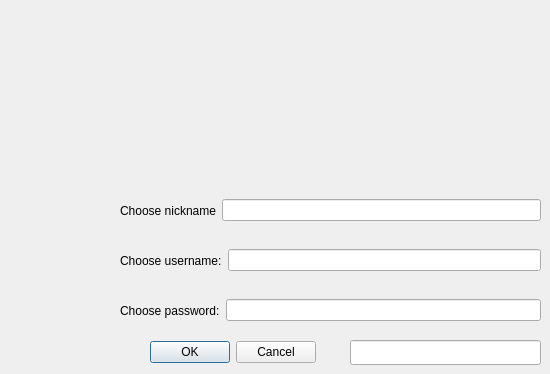
    <widget class="QWidget" name="SignUpPage">
     <widget class="QLabel" name="label_9">
      <property name="geometry">
       <rect>
        <x>250</x>
        <y>30</y>
        <width>141</width>
        <height>131</height>
       </rect>
      </property>
      <property name="text">
       <string/>
      </property>
      <property name="pixmap">
       <pixmap>../images/300819-Wickes-Log-In-TradePro-Icon.png</pixmap>
      </property>
      <property name="scaledContents">
       <bool>true</bool>
      </property>
     </widget>
     <widget class="QWidget" name="horizontalLayoutWidget_6">
      <property name="geometry">
       <rect>
        <x>120</x>
        <y>240</y>
        <width>421</width>
        <height>41</height>
       </rect>
      </property>
      <layout class="QHBoxLayout" name="horizontalLayout_6">
       <item>
        <widget class="QLabel" name="label_10">
         <property name="text">
          <string>Choose username:</string>
         </property>
        </widget>
       </item>
       <item>
        <widget class="QLineEdit" name="username_line">
         <property name="clearButtonEnabled">
          <bool>true</bool>
         </property>
        </widget>
       </item>
      </layout>
     </widget>
     <widget class="QWidget" name="horizontalLayoutWidget_7">
      <property name="geometry">
       <rect>
        <x>120</x>
        <y>290</y>
        <width>421</width>
        <height>41</height>
       </rect>
      </property>
      <layout class="QHBoxLayout" name="horizontalLayout_7">
       <item>
        <widget class="QLabel" name="label_11">
         <property name="text">
          <string>Choose password:</string>
         </property>
        </widget>
       </item>
       <item>
        <widget class="QLineEdit" name="password_line">
         <property name="contextMenuPolicy">
          <enum>Qt::DefaultContextMenu</enum>
         </property>
         <property name="inputMethodHints">
          <set>Qt::ImhHiddenText|Qt::ImhNoAutoUppercase|Qt::ImhNoPredictiveText|Qt::ImhSensitiveData</set>
         </property>
         <property name="echoMode">
          <enum>QLineEdit::Password</enum>
         </property>
         <property name="clearButtonEnabled">
          <bool>true</bool>
         </property>
        </widget>
       </item>
      </layout>
     </widget>
     <widget class="QDialogButtonBox" name="buttonBox">
      <property name="geometry">
       <rect>
        <x>150</x>
        <y>340</y>
        <width>166</width>
        <height>25</height>
       </rect>
      </property>
      <property name="cursor">
       <cursorShape>PointingHandCursor</cursorShape>
      </property>
      <property name="standardButtons">
       <set>QDialogButtonBox::Cancel|QDialogButtonBox::Ok</set>
      </property>
     </widget>
     <widget class="QWidget" name="horizontalLayoutWidget_9">
      <property name="geometry">
       <rect>
        <x>120</x>
        <y>190</y>
        <width>421</width>
        <height>41</height>
       </rect>
      </property>
      <layout class="QHBoxLayout" name="horizontalLayout_9">
       <item>
        <widget class="QLabel" name="label_13">
         <property name="text">
          <string>Choose nickname</string>
         </property>
        </widget>
       </item>
       <item>
        <widget class="QLineEdit" name="nickname_line">
         <property name="palette">
          <palette>
           <active>
            <colorrole role="WindowText">
             <brush brushstyle="SolidPattern">
              <color alpha="255">
               <red>0</red>
               <green>0</green>
               <blue>0</blue>
              </color>
             </brush>
            </colorrole>
            <colorrole role="Button">
             <brush brushstyle="SolidPattern">
              <color alpha="255">
               <red>238</red>
               <green>238</green>
               <blue>236</blue>
              </color>
             </brush>
            </colorrole>
            <colorrole role="Light">
             <brush brushstyle="SolidPattern">
              <color alpha="255">
               <red>255</red>
               <green>255</green>
               <blue>255</blue>
              </color>
             </brush>
            </colorrole>
            <colorrole role="Midlight">
             <brush brushstyle="SolidPattern">
              <color alpha="255">
               <red>246</red>
               <green>246</green>
               <blue>245</blue>
              </color>
             </brush>
            </colorrole>
            <colorrole role="Dark">
             <brush brushstyle="SolidPattern">
              <color alpha="255">
               <red>119</red>
               <green>119</green>
               <blue>118</blue>
              </color>
             </brush>
            </colorrole>
            <colorrole role="Mid">
             <brush brushstyle="SolidPattern">
              <color alpha="255">
               <red>159</red>
               <green>159</green>
               <blue>157</blue>
              </color>
             </brush>
            </colorrole>
            <colorrole role="Text">
             <brush brushstyle="SolidPattern">
              <color alpha="255">
               <red>0</red>
               <green>0</green>
               <blue>0</blue>
              </color>
             </brush>
            </colorrole>
            <colorrole role="BrightText">
             <brush brushstyle="SolidPattern">
              <color alpha="255">
               <red>255</red>
               <green>255</green>
               <blue>255</blue>
              </color>
             </brush>
            </colorrole>
            <colorrole role="ButtonText">
             <brush brushstyle="SolidPattern">
              <color alpha="255">
               <red>0</red>
               <green>0</green>
               <blue>0</blue>
              </color>
             </brush>
            </colorrole>
            <colorrole role="Base">
             <brush brushstyle="SolidPattern">
              <color alpha="255">
               <red>255</red>
               <green>255</green>
               <blue>255</blue>
              </color>
             </brush>
            </colorrole>
            <colorrole role="Window">
             <brush brushstyle="SolidPattern">
              <color alpha="255">
               <red>238</red>
               <green>238</green>
               <blue>236</blue>
              </color>
             </brush>
            </colorrole>
            <colorrole role="Shadow">
             <brush brushstyle="SolidPattern">
              <color alpha="255">
               <red>0</red>
               <green>0</green>
               <blue>0</blue>
              </color>
             </brush>
            </colorrole>
            <colorrole role="AlternateBase">
             <brush brushstyle="SolidPattern">
              <color alpha="255">
               <red>246</red>
               <green>246</green>
               <blue>245</blue>
              </color>
             </brush>
            </colorrole>
            <colorrole role="ToolTipBase">
             <brush brushstyle="SolidPattern">
              <color alpha="255">
               <red>255</red>
               <green>255</green>
               <blue>220</blue>
              </color>
             </brush>
            </colorrole>
            <colorrole role="ToolTipText">
             <brush brushstyle="SolidPattern">
              <color alpha="255">
               <red>0</red>
               <green>0</green>
               <blue>0</blue>
              </color>
             </brush>
            </colorrole>
            <colorrole role="PlaceholderText">
             <brush brushstyle="SolidPattern">
              <color alpha="128">
               <red>0</red>
               <green>0</green>
               <blue>0</blue>
              </color>
             </brush>
            </colorrole>
           </active>
           <inactive>
            <colorrole role="WindowText">
             <brush brushstyle="SolidPattern">
              <color alpha="255">
               <red>0</red>
               <green>0</green>
               <blue>0</blue>
              </color>
             </brush>
            </colorrole>
            <colorrole role="Button">
             <brush brushstyle="SolidPattern">
              <color alpha="255">
               <red>238</red>
               <green>238</green>
               <blue>236</blue>
              </color>
             </brush>
            </colorrole>
            <colorrole role="Light">
             <brush brushstyle="SolidPattern">
              <color alpha="255">
               <red>255</red>
               <green>255</green>
               <blue>255</blue>
              </color>
             </brush>
            </colorrole>
            <colorrole role="Midlight">
             <brush brushstyle="SolidPattern">
              <color alpha="255">
               <red>246</red>
               <green>246</green>
               <blue>245</blue>
              </color>
             </brush>
            </colorrole>
            <colorrole role="Dark">
             <brush brushstyle="SolidPattern">
              <color alpha="255">
               <red>119</red>
               <green>119</green>
               <blue>118</blue>
              </color>
             </brush>
            </colorrole>
            <colorrole role="Mid">
             <brush brushstyle="SolidPattern">
              <color alpha="255">
               <red>159</red>
               <green>159</green>
               <blue>157</blue>
              </color>
             </brush>
            </colorrole>
            <colorrole role="Text">
             <brush brushstyle="SolidPattern">
              <color alpha="255">
               <red>0</red>
               <green>0</green>
               <blue>0</blue>
              </color>
             </brush>
            </colorrole>
            <colorrole role="BrightText">
             <brush brushstyle="SolidPattern">
              <color alpha="255">
               <red>255</red>
               <green>255</green>
               <blue>255</blue>
              </color>
             </brush>
            </colorrole>
            <colorrole role="ButtonText">
             <brush brushstyle="SolidPattern">
              <color alpha="255">
               <red>0</red>
               <green>0</green>
               <blue>0</blue>
              </color>
             </brush>
            </colorrole>
            <colorrole role="Base">
             <brush brushstyle="SolidPattern">
              <color alpha="255">
               <red>255</red>
               <green>255</green>
               <blue>255</blue>
              </color>
             </brush>
            </colorrole>
            <colorrole role="Window">
             <brush brushstyle="SolidPattern">
              <color alpha="255">
               <red>238</red>
               <green>238</green>
               <blue>236</blue>
              </color>
             </brush>
            </colorrole>
            <colorrole role="Shadow">
             <brush brushstyle="SolidPattern">
              <color alpha="255">
               <red>0</red>
               <green>0</green>
               <blue>0</blue>
              </color>
             </brush>
            </colorrole>
            <colorrole role="AlternateBase">
             <brush brushstyle="SolidPattern">
              <color alpha="255">
               <red>246</red>
               <green>246</green>
               <blue>245</blue>
              </color>
             </brush>
            </colorrole>
            <colorrole role="ToolTipBase">
             <brush brushstyle="SolidPattern">
              <color alpha="255">
               <red>255</red>
               <green>255</green>
               <blue>220</blue>
              </color>
             </brush>
            </colorrole>
            <colorrole role="ToolTipText">
             <brush brushstyle="SolidPattern">
              <color alpha="255">
               <red>0</red>
               <green>0</green>
               <blue>0</blue>
              </color>
             </brush>
            </colorrole>
            <colorrole role="PlaceholderText">
             <brush brushstyle="SolidPattern">
              <color alpha="128">
               <red>0</red>
               <green>0</green>
               <blue>0</blue>
              </color>
             </brush>
            </colorrole>
           </inactive>
           <disabled>
            <colorrole role="WindowText">
             <brush brushstyle="SolidPattern">
              <color alpha="255">
               <red>119</red>
               <green>119</green>
               <blue>118</blue>
              </color>
             </brush>
            </colorrole>
            <colorrole role="Button">
             <brush brushstyle="SolidPattern">
              <color alpha="255">
               <red>238</red>
               <green>238</green>
               <blue>236</blue>
              </color>
             </brush>
            </colorrole>
            <colorrole role="Light">
             <brush brushstyle="SolidPattern">
              <color alpha="255">
               <red>255</red>
               <green>255</green>
               <blue>255</blue>
              </color>
             </brush>
            </colorrole>
            <colorrole role="Midlight">
             <brush brushstyle="SolidPattern">
              <color alpha="255">
               <red>246</red>
               <green>246</green>
               <blue>245</blue>
              </color>
             </brush>
            </colorrole>
            <colorrole role="Dark">
             <brush brushstyle="SolidPattern">
              <color alpha="255">
               <red>119</red>
               <green>119</green>
               <blue>118</blue>
              </color>
             </brush>
            </colorrole>
            <colorrole role="Mid">
             <brush brushstyle="SolidPattern">
              <color alpha="255">
               <red>159</red>
               <green>159</green>
               <blue>157</blue>
              </color>
             </brush>
            </colorrole>
            <colorrole role="Text">
             <brush brushstyle="SolidPattern">
              <color alpha="255">
               <red>119</red>
               <green>119</green>
               <blue>118</blue>
              </color>
             </brush>
            </colorrole>
            <colorrole role="BrightText">
             <brush brushstyle="SolidPattern">
              <color alpha="255">
               <red>255</red>
               <green>255</green>
               <blue>255</blue>
              </color>
             </brush>
            </colorrole>
            <colorrole role="ButtonText">
             <brush brushstyle="SolidPattern">
              <color alpha="255">
               <red>119</red>
               <green>119</green>
               <blue>118</blue>
              </color>
             </brush>
            </colorrole>
            <colorrole role="Base">
             <brush brushstyle="SolidPattern">
              <color alpha="255">
               <red>238</red>
               <green>238</green>
               <blue>236</blue>
              </color>
             </brush>
            </colorrole>
            <colorrole role="Window">
             <brush brushstyle="SolidPattern">
              <color alpha="255">
               <red>238</red>
               <green>238</green>
               <blue>236</blue>
              </color>
             </brush>
            </colorrole>
            <colorrole role="Shadow">
             <brush brushstyle="SolidPattern">
              <color alpha="255">
               <red>0</red>
               <green>0</green>
               <blue>0</blue>
              </color>
             </brush>
            </colorrole>
            <colorrole role="AlternateBase">
             <brush brushstyle="SolidPattern">
              <color alpha="255">
               <red>238</red>
               <green>238</green>
               <blue>236</blue>
              </color>
             </brush>
            </colorrole>
            <colorrole role="ToolTipBase">
             <brush brushstyle="SolidPattern">
              <color alpha="255">
               <red>255</red>
               <green>255</green>
               <blue>220</blue>
              </color>
             </brush>
            </colorrole>
            <colorrole role="ToolTipText">
             <brush brushstyle="SolidPattern">
              <color alpha="255">
               <red>0</red>
               <green>0</green>
               <blue>0</blue>
              </color>
             </brush>
            </colorrole>
            <colorrole role="PlaceholderText">
             <brush brushstyle="SolidPattern">
              <color alpha="128">
               <red>0</red>
               <green>0</green>
               <blue>0</blue>
              </color>
             </brush>
            </colorrole>
           </disabled>
          </palette>
         </property>
         <property name="clearButtonEnabled">
          <bool>true</bool>
         </property>
        </widget>
       </item>
      </layout>
     </widget>
     <widget class="QLineEdit" name="error_msg_line">
      <property name="geometry">
       <rect>
        <x>350</x>
        <y>340</y>
        <width>191</width>
        <height>25</height>
       </rect>
      </property>
     </widget>
    </widget>
